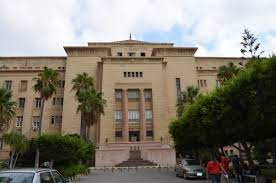
#> input picture 13.Intermediate python/image.jpg, 276 x 183 px
$ jupyter execute --allow-errors 'Lab1_numpy Abd elrhman mohey.ipynb'
#> lines starting #> are read from the running program, lines starting #| are printed output that depends on the picture
[cell 1]
import numpy as np
import cv2

# Q1: implement a linear regression model
data row1 > header
 ### 1: data preprocessing
       #i. apply to_add array to data where element 1 added to row 1 , element 2 added to row 2 and so on
       #ii.apply to_Mult array to the data row by to
 ### 2: get the prediction values using the hyposis function weight array (regression_model)

[cell 2]
Data= np.array([[1000,1001,1002,1003],
                [8,18,28,38],
               [16,26,36,46],
               [4,14,24,44]],dtype="int64")

to_add = np.array([2,4,6])
to_mult = np.array([10,100,1000,1000])
regression_model = np.array([2,4,6,8])

[cell 3]
##step1 print dataset without header row
OnlyData = Data[1:,:]
print(OnlyData)

[cell 4]
###step2 i. to_Add
add = OnlyData + np.reshape(to_add , (3,1))
print(add)

[cell 5]
##step3 ii. to_MUlt
after_mult  = to_mult * add[:, np.newaxis]
after_mult

[cell 6]
###step4 prediction results
prediction = after_mult.dot(regression_model)
prediction

# Q2. Transformation

### apply crop , rotation  to the image

#1: convert image from  BGR scale to Gray , Red ,Green & Blue scale
#2: crop the right  half
#3: crop the right bottom quarter
#4: zoom in by remove the quarter border from all sides
#5: flip on x-axis
#6: flip on y-axis

[cell 7]
image=cv2.imread("image.jpg") ### in_BGR
#> image is the input picture: shape (183, 276, 3); mean B, G, R 113.2, 123.9, 129.2
cv2.imshow("original_image",image)
cv2.waitKey(0)
cv2.destroyAllWindows()

[cell 8]
## step1 print image data
print( image)
#> (printed output is left out)

[cell 9]
## step2 print image shape
image.shape
#> Out = (183, 276, 3)

[cell 10]
## step3  get the value of lx ,ly

lx = image.shape[1]
#> lx = 276
ly = image.shape[0]
#> ly = 183
lx,ly
#> Out = (276, 183)

[cell 11]
### step4 image in gray scale
grey = image[:,:,0]
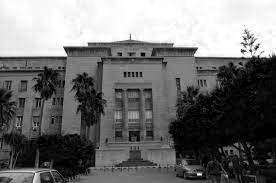
#> grey: shape (183, 276); min 0, max 255, mean 113.2
cv2.imshow("Gray scale",grey)
cv2.waitKey(0)
cv2.destroyAllWindows()

BGR

[cell 12]
blue = image.copy()
blue[:,:,1] =0
blue[:,:,2] =0
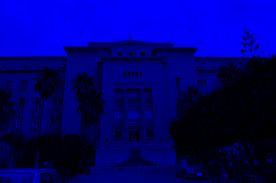
#> blue: shape (183, 276, 3); mean B, G, R 113.2, 0, 0
green = image.copy()
green[:,:,0] =0
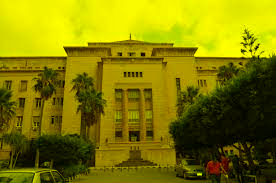
#> green: shape (183, 276, 3); mean B, G, R 0, 123.9, 129.2
green[:,:,2] =0
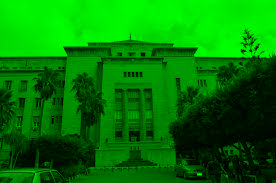
#> green: shape (183, 276, 3); mean B, G, R 0, 123.9, 0
red = image.copy()
red[:,:,0] =0
red[:,:,1] =0
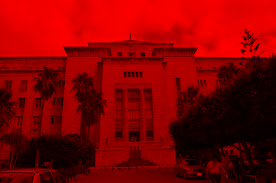
#> red: shape (183, 276, 3); mean B, G, R 0, 0, 129.2

[cell 13]
### step 5 image in Blue scale
cv2.imshow("Blue Scale",blue)
cv2.waitKey(0)
cv2.destroyAllWindows()

[cell 14]
### step 6 image in red scale

cv2.imshow("Red Scale",red)
cv2.waitKey(0)
cv2.destroyAllWindows()

[cell 15]
### step 7 image in Green scale

cv2.imshow("Green scale",green)
cv2.waitKey(0)
cv2.destroyAllWindows()

[cell 16]
image.shape
#> Out = (183, 276, 3)

[cell 17]
# step 8 crop the right half
crop_right= image[:, int(image.shape[1]/2):]
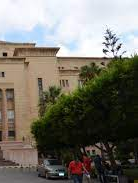
#> crop_right: shape (183, 138, 3); mean B, G, R 106, 115.3, 118.3
cv2.imshow("original_image",image)
cv2.imshow(" right half",crop_right)
cv2.waitKey(0)
cv2.destroyAllWindows()

[cell 18]
## step 9 crop the right bottom quarter

right_bottom_quarter = image[(ly-int(image.shape[0]/2)):, (lx - int(image.shape[1]/2)):]
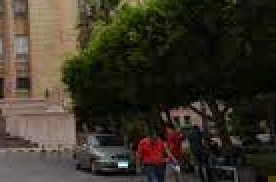
#> right_bottom_quarter: shape (91, 138, 3) (shown 2 times larger); mean B, G, R 40, 52.5, 58.2
cv2.imshow("gray",grey)
cv2.imshow(" right bottom quarter",right_bottom_quarter)
cv2.waitKey(0)
cv2.destroyAllWindows()

[cell 19]
## step 10 remove the quarter border from all sides

remove_the_quarter = image[int(ly/4):ly-(int(ly/4)),int(lx/4):lx-(int(lx/4))]
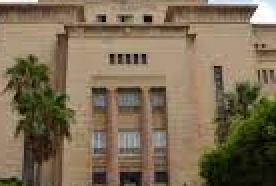
#> remove_the_quarter: shape (93, 138, 3) (shown 2 times larger); mean B, G, R 84.9, 108.8, 124.8
cv2.imshow("original_image",image)
cv2.imshow(" zoom in ",remove_the_quarter)
cv2.waitKey(0)
cv2.destroyAllWindows()

[cell 20]
## step 11 flip on x-axis
flip_x = image[::-1, :, :]
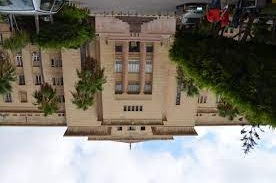
#> flip_x: shape (183, 276, 3); mean B, G, R 113.2, 123.9, 129.2
cv2.imshow("original_image",image)
cv2.imshow(" flip the image in x axis ",flip_x)
cv2.waitKey(0)
cv2.destroyAllWindows()

[cell 21]
## step 12 flip on y-axis
flip_y = image[:, ::-1, :]
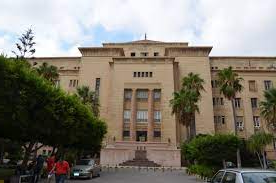
#> flip_y: shape (183, 276, 3); mean B, G, R 113.2, 123.9, 129.2
cv2.imshow("original_image",image)
cv2.imshow(" flip the image in y axis ",flip_y)
cv2.waitKey(0)
cv2.destroyAllWindows()
